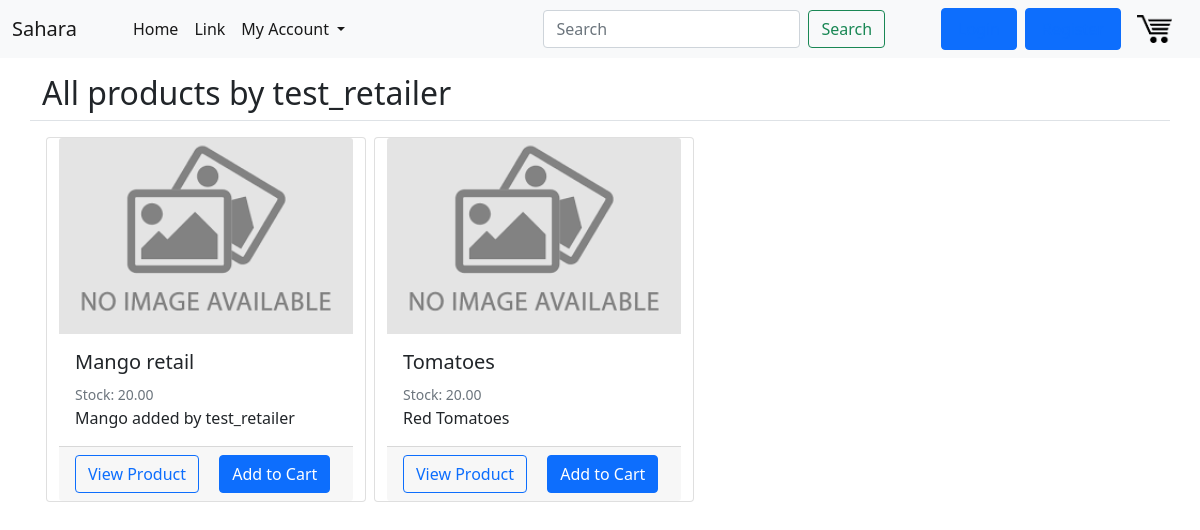
/vendor/test_retailer, run on an earlier commit of the app's database.
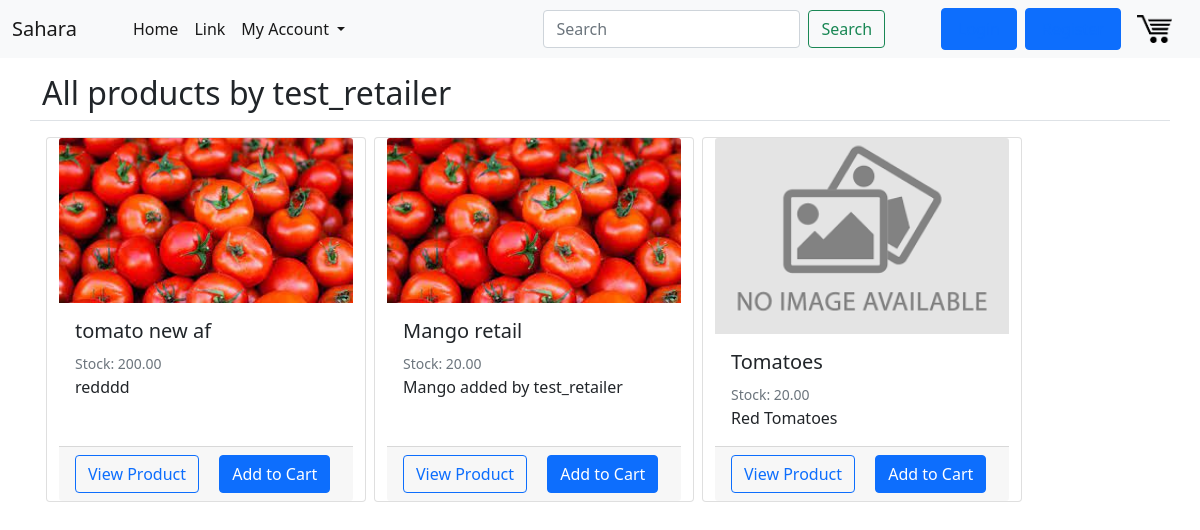
And on a later commit of the database.
### core/models.py (models this page shows, shortened)
class Product(models.Model):
    seller = models.ForeignKey(User, on_delete = models.CASCADE, related_name="seller")
    date_posted = models.DateTimeField(auto_now_add=True)
    stock = models.DecimalField(max_digits=20, decimal_places=2, default=0.00, validators=[MinValueValidator(Decimal('0.00'))])
    title = models.CharField(max_length=255)
    content = models.TextField(blank=True, null=True)
    img = models.FileField(default = "default.png", upload_to = "", blank=True, null=True)
    rating = models.DecimalField(max_digits=3, decimal_places=2, default=0.00, validators=[MinValueValidator(Decimal('0.00'))])
    tags = models.CharField(
        max_length = 20,
        choices = CAT_CHOICES,
        default = 'vegetables',
    )
    measurment_unit = models.CharField(
        max_length = 5,
        choices = UNIT_CHOICES,
        default = 'kg',
    )
    price_per_unit = models.DecimalField(max_digits=20, decimal_places=2, validators=[MinValueValidator(Decimal('0.00'))])

### core/views.py (the view)
# urls.py: path('vendor/<str:username>', SellerProductListView.as_view(), name='seller-prods'),
class SellerProductListView(ListView):
    model = Product
    template_name = 'core/seller_prods.html'
    context_object_name = 'prods'
    paginate_by = 20
    def get_queryset(self):
        user = get_object_or_404(User, username=self.kwargs.get('username'))
        return Product.objects.filter(seller=user).order_by('-date_posted')
    def get_context_data(self, **kwargs):
        user = get_object_or_404(User, username=self.kwargs.get('username'))
        context = super().get_context_data(**kwargs)
        context['seller'] = user
        return context

### core/templates/core/seller_prods.html (shortened to what this page needs)
{% extends "core/base.html" %}
{% block content %}
    {% if request.user == seller %}
      <div>
        <div class="border-bottom pt-3">
          <h2 >My Products</h2>
        </div>
        <a href="/product/new" class="btn btn-outline-primary mt-1 mb-1">Add Product</a>
      </div>
    {% else %}
    <div class="border-bottom pt-3">
      <h2 >All products by {{ seller }}</h2>
    </div>
    {% endif %}
    {% for prod in prods %}
    <div class="card mr-3" style="top:1rem; left: 1rem; width: 20rem; margin-right: 0.5rem; ">
        <a href="#">
            <img src="{{ prod.img.url }}" class="card-img-top" alt="Product image">
        </a>
        <div class="card-body">
            <a style="text-decoration: none; color:inherit" href="#">
                <h5 class="card-title">{{ prod.title }}</h5>
            </a>
            <small class = 'text-muted'>Stock: {{ prod.stock }}</small>
            <p class="card-text" style="white-space: nowrap; overflow: hidden; text-overflow: ellipsis;">{{ prod.content }}</p>
        </div>
        <div class="card-footer">
        {% if prod.seller == user %}
          <a class="btn btn-secondary btn-sm mt-1 mb-1" href="{% url 'prod-update' prod.id %}">Update or add stock</a>
          <a class="btn btn-danger btn-sm mt-1 mb-1" href="/product/{{ object.id }}/delete">Delete</a>
        {% else %}
          <a href="#" class="card-link btn btn-outline-primary">View Product</a>
          <a href="#" class="card-link btn btn-primary">Add to Cart</a>
        {% endif %}
        </div>
      </div>
    {% endfor %}
{% endblock content %}

What changed in the data, as far as the page shows it:
added Product: img (picture), title "tomato new af", stock "200.00", content "redddd", shows "View Product"
changed Product "Mango retail": img: picture added in place of a placeholder
